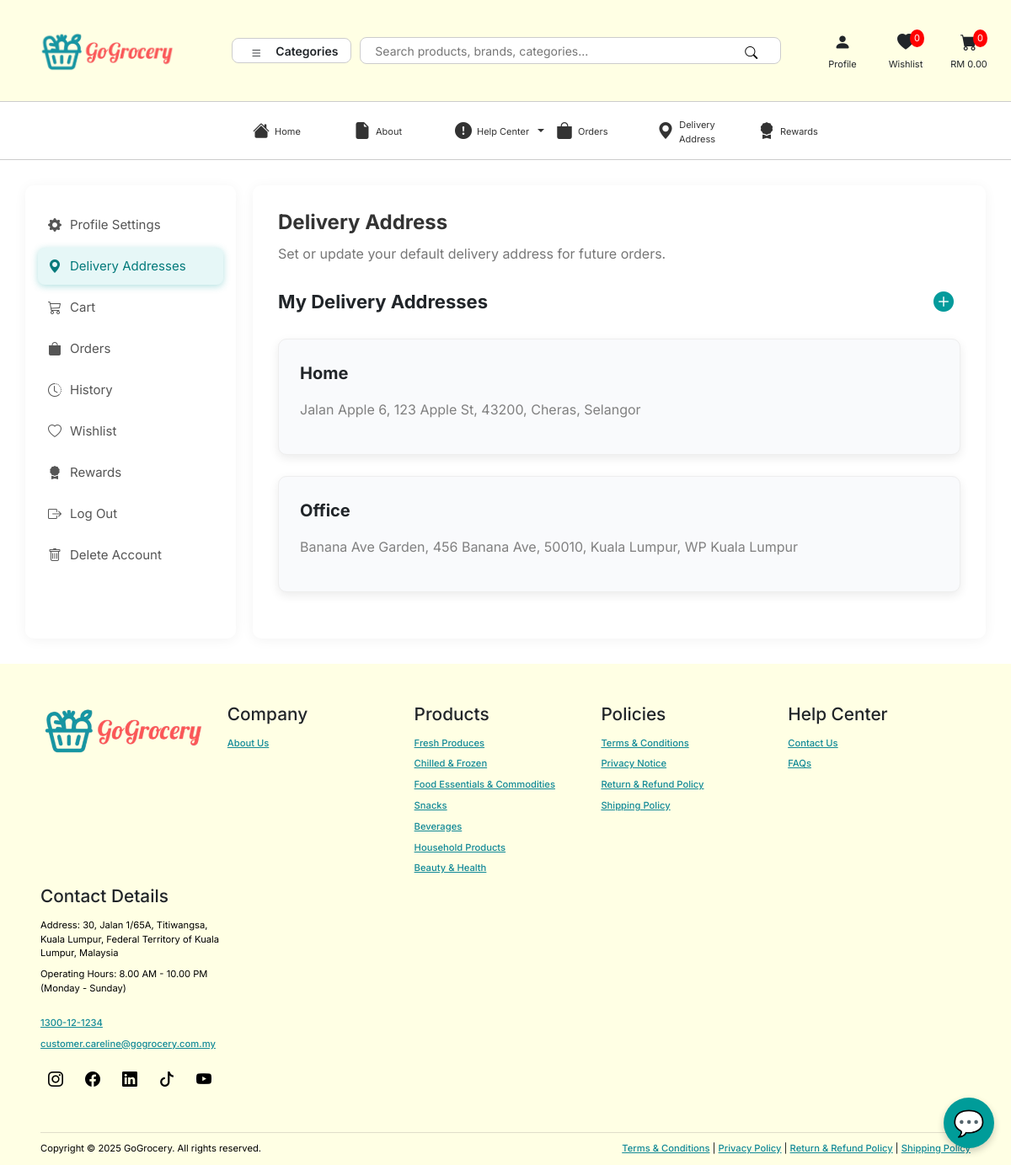
Screenshot of /profile/deliveryAddress/index.php (signed in) with the database file from the repository.
### tables this page shows
CREATE TABLE IF NOT EXISTS addresses (
  address_id INT UNSIGNED AUTO_INCREMENT PRIMARY KEY,
  user_id INT UNSIGNED NOT NULL,
  label VARCHAR(50) NOT NULL,                           
  street VARCHAR(255) NOT NULL,
  apartment VARCHAR(255) NULL,                           
  postcode VARCHAR(10) NOT NULL,
  city VARCHAR(100) NOT NULL,
  state_territory ENUM(
    'Johor','Kedah','Kelantan','Malacca','Negeri Sembilan','Pahang','Penang',
    'Perak','Perlis','Sabah','Sarawak','Selangor','Terengganu',
    'WP Kuala Lumpur','WP Labuan','WP Putrajaya'
  ) NOT NULL,
  created_at TIMESTAMP NOT NULL DEFAULT CURRENT_TIMESTAMP,
  CONSTRAINT fk_addresses_user
    FOREIGN KEY (user_id) REFERENCES users(user_id)
    ON DELETE CASCADE ON UPDATE CASCADE
);

### profile/deliveryAddress/index.php (the view, shortened to what this page needs)
<?php
if (isset($_SESSION['user_id'])) {
    $user_id = $_SESSION['user_id'];
} else {
    echo "You are not logged in!";
}
?>
<?php
include(__DIR__ . '/../../connect_db.php');
$stmt = $conn->prepare("SELECT * FROM addresses WHERE user_id = ? ORDER BY label ASC");
$stmt->bind_param("i", $user_id);
if ($stmt->execute()) {
    $result = $stmt->get_result();
    $addressList = [];
    while ($row = $result->fetch_assoc()) {
        $addressList[] = $row;
    }
} else {
    $errorMsg = $stmt->error;
}
?>
<?php
    include __DIR__ . '../../../livechat/chat_UI.php';
?>
<!DOCTYPE html>
<html>
    <head>
        <link href="https://cdn.jsdelivr.net/npm/bootstrap-icons/font/bootstrap-icons.css" rel="stylesheet">
        <link href="https://cdn.jsdelivr.net/npm/bootstrap@5.3.0/dist/css/bootstrap.min.css" rel="stylesheet">
        <link rel="stylesheet" href="https://cdn.jsdelivr.net/npm/bootstrap-icons@1.11.3/font/bootstrap-icons.css">
        <link rel="stylesheet" href="../../css/styles.css">
        <link rel="stylesheet" href="../../css/profile_styles.css">
        <link rel="stylesheet" href="../../css/deliveryAddress_styles.css">
        <link rel="stylesheet" href="../../css/header_styles.css">
        <link rel="stylesheet" href="../../css/footer_styles.css">
        <link rel="stylesheet" href="../../css/livechat_styles.css">
    </head>
    <body>
        <header><?php include("../../header.php") ?></header>
        <div class="main-container">
            <div id="profileSettingSideBar">
                <ul class="menu-items">
                    <li><a href="../settings/index.php"><i class="bi bi-gear-fill"></i> Profile Settings</a></li>
                    <li><a href="../deliveryAddress/index.php" class="active"><i class="bi bi-geo-alt-fill"></i> Delivery Addresses</a></li>
                    <li><a href="../cart/index.php"><i class="bi bi-cart3"></i> Cart</a></li>
                    <li><a href="../order/index.php"><i class="bi bi-bag-fill"></i> Orders</a></li>
                    <li><a href="../history/index.php"><i class="bi bi-clock-history"></i> History</a></li>
                    <li><a href="../wishlist/index.php"><i class="bi bi-heart"></i> Wishlist</a></li>
                    <li><a href="../reward/index.php"><i class="bi bi-award-fill"></i> Rewards</a></li>
                    <li><a href="../../auth/logout.php"><i class="bi bi-box-arrow-right"></i> Log Out</a></li>
                    <li><a href="../../auth/delete_account.php"><i class="bi bi-trash"></i> Delete Account</a></li>
                </ul>
            </div>
            <div id="profileContent">
                <div class="content-header">
                    <h1 style="text-align: left;">Delivery Address</h1>
                    <p>Set or update your default delivery address for future orders.</p>
                </div>
                <div class="content">
                    <div class="delivery-header">
                        <h2>My Delivery Addresses</h2>
                        <a href="addForm.php"><i class="bi bi-plus-circle-fill"></i></a>
                    </div>
                    <br/>
                    <?php foreach($addressList as $address): ?>
                        <a href="addressDetails.php?id=<?php echo htmlspecialchars($address['address_id']); ?>" class="cardLink">
                            <div class="card">
                                <p class="addressLabel"><?php echo htmlspecialchars($address['label']) ?></p>
                                <p class="addressDetails">
                                    <?php
                                        $parts = [];
                                        if (!empty($address['apartment'])) {
                                            $parts[] = $address['apartment'];
                                        }
                                        $parts[] = htmlspecialchars($address['street']);
                                        $parts[] = htmlspecialchars($address['postcode']);
                                        $parts[] = htmlspecialchars($address['city']);
                                        $parts[] = htmlspecialchars($address['state_territory']);
                                        echo implode(", ", $parts);
                                    ?>
                                </p>
                            </div>
                        </a>
                    <?php endforeach; ?>
                </div>
            </div>
        </div>
        <footer><?php include("../../footer.php") ?> </footer>
    </body>
</html>

### css/styles.css (style rules this page uses)
body { font-family: 'Inter', sans-serif; font-size: 16px; margin: 0; padding: 0; background: #ffffff; }
h1 { text-align: center; margin-bottom: 20px; color: #009c99; }
a { text-decoration: none; color: inherit; }

### css/profile_styles.css (style rules this page uses)
.main-container { display: flex; max-width: 1200px; margin: 30px auto; gap: 30px; }
#profileSettingSideBar { flex: 0 0 280px; background-color: #fff; border-radius: 10px; box-shadow: 0 2px 15px rgba(0, 0, 0, 0.05); padding: 25px 0; }
.menu-items { list-style: none; padding: 0 15px; }
.menu-items li { margin-bottom: 5px; }
.menu-items a { display: flex; align-items: center; padding: 12px 15px; text-decoration: none; color: #555; border-radius: 8px; transition: all 0.3s; }
.menu-items a:hover, .menu-items a.active { background-color: #e6f7f7; color: #037a7b; box-shadow: 0 2px 8px rgba(4, 155, 156, 0.3); }
.menu-items a i { margin-right: 12px; font-size: 18px; }
#profileContent { flex: 1; background-color: #fff; border-radius: 10px; box-shadow: 0 2px 15px rgba(0, 0, 0, 0.05); padding: 30px; }
.content-header { margin-bottom: 25px; }
body #profileContent .content-header h1 { font-size: 24px; color: #333; margin-bottom: 10px; font-weight: bold; text-align: left !important; }
#profileContent .content-header p { color: #777; }
#profileContent .content h2 { font-size: 22px; font-weight: bold; }
.card { box-shadow: 0 4px 12px rgba(0,0,0,0.08); background-color: #f9fafc; border-radius: 10px; padding: 25px; margin-bottom: 25px; border: 1px solid #eee; }
.cardLink { text-decoration: none; color: inherit; display: block; transition: all 0.3s ease; }
.cardLink .card { transition: all 0.3s ease; }
.addressLabel { font-size: 20px; font-weight: bold; }
.addressDetails { color: grey; }
@media (max-width: 1200px) { .main-container { max-width: 95%; gap: 20px; } }
@media (max-width: 1200px) { .content-header h1 { font-size: 22px; } }
@media (max-width: 1200px) { .content h2 { font-size: 20px; } }
@media (max-width: 1200px) { #profileSettingSideBar { flex: 0 0 250px; } }
@media (max-width: 1200px) { .menu-items a { padding: 10px 12px; font-size: 15px; } }
@media (max-width: 1200px) { .menu-items a i { font-size: 16px; margin-right: 10px; } }

### css/deliveryAddress_styles.css (style rules this page uses)
.delivery-header { display: flex; justify-content: space-between; align-items: center; }
.delivery-header h2 { margin: 0; }
.delivery-header i { font-size: 1.5rem; color: #049b9c; display: inline-flex; align-items: center; justify-content: center; width: 40px; height: 40px; border-radius: 50%; background-color: #fff; transition: color 0.3s, box-shadow 0.2s ease; position: relative; cursor: pointer; }
.delivery-header i::after { content: "Add new address"; position: absolute; bottom: 110%; left: 50%; transform: translateX(-50%); background-color: #333; color: #fff; padding: 6px 10px; border-radius: 4px; font-size: 12px; white-space: nowrap; opacity: 0; pointer-events: none; transition: opacity 0.2s, transform 0.2s; }

### css/footer_styles.css (style rules this page uses)
footer { background-color: #FFFFE4 !important; padding: 1.5rem 1.5rem 0.1rem; margin: 0; }

### rows the page displays
addresses: label "Home", parts "Jalan Apple 6, 123 Apple St, 43200, Cheras, Selangor"
addresses: label "Office", parts "Banana Ave Garden, 456 Banana Ave, 50010, Kuala Lumpur, WP Kuala Lumpur"

### other values shown
$wishlist_count "0"
$cart_count "0"
$cart_total "0.00"
